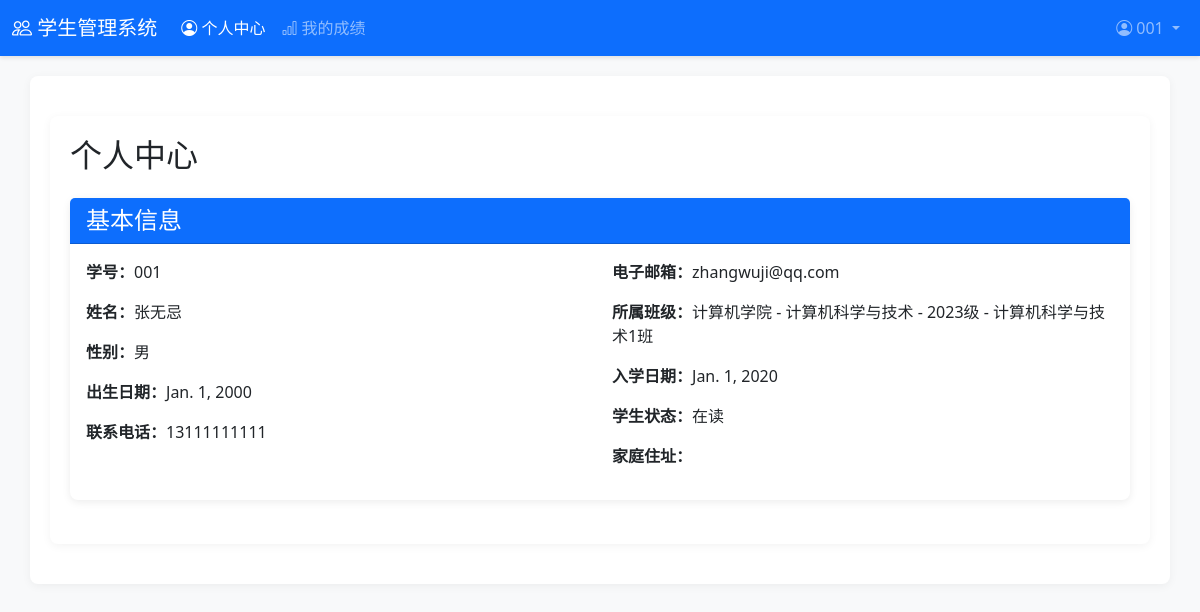
The app's page /profile/ (signed in) with its own data.
### students/models.py (models this page shows, shortened)
class Student(models.Model):
    user = models.OneToOneField(User, on_delete=models.CASCADE, null=True, blank=True, verbose_name='关联用户')
    student_id = models.CharField(max_length=20, unique=True, verbose_name='学号')
    name = models.CharField(max_length=50, verbose_name='姓名')
    gender = models.CharField(max_length=10, choices=[('male', '男'), ('female', '女')], verbose_name='性别')
    birth_date = models.DateField(verbose_name='出生日期')
    phone = models.CharField(max_length=15, blank=True, verbose_name='联系电话')
    email = models.EmailField(blank=True, verbose_name='电子邮箱')
    address = models.TextField(blank=True, verbose_name='家庭住址')
    class_info = models.ForeignKey(Class, on_delete=models.CASCADE, verbose_name='所属班级')
    admission_date = models.DateField(verbose_name='入学日期')
    status = models.CharField(max_length=20, choices=[('enrolled', '在读'), ('graduated', '已毕业'), ('dropped', '已退学')], default='enrolled', verbose_name='学生状态')
    created_at = models.DateTimeField(auto_now_add=True, verbose_name='创建时间')
    updated_at = models.DateTimeField(auto_now=True, verbose_name='更新时间')
    class Meta:
        verbose_name = '学生'
        verbose_name_plural = '学生'

class Class(models.Model):
    name = models.CharField(max_length=100, verbose_name='班级名称')
    department = models.ForeignKey(Department, on_delete=models.CASCADE, verbose_name='所属院系')
    grade = models.IntegerField(verbose_name='年级')
    major = models.CharField(max_length=100, verbose_name='专业')
    created_at = models.DateTimeField(auto_now_add=True, verbose_name='创建时间')
    updated_at = models.DateTimeField(auto_now=True, verbose_name='更新时间')
    def __str__(self):
        return f'{self.department.name} - {self.major} - {self.grade}级 - {self.name}'
    class Meta:
        verbose_name = '班级'
        verbose_name_plural = '班级'

class Department(models.Model):
    name = models.CharField(max_length=100, verbose_name='院系名称')
    description = models.TextField(blank=True, verbose_name='院系描述')
    created_at = models.DateTimeField(auto_now_add=True, verbose_name='创建时间')
    updated_at = models.DateTimeField(auto_now=True, verbose_name='更新时间')
    class Meta:
        verbose_name = '院系'
        verbose_name_plural = '院系'

### students/views.py (the view)
# urls.py: path('profile/', views.student_profile, name='student_profile'),
@login_required
def student_profile(request):
    student = Student.objects.get(user=request.user)
    return render(request, 'students/student_profile.html', {'student': student})

### students/templates/students/student_profile.html
{% extends 'students/base.html' %}
{% block content %}
    <div class="container">
        <h2 class="mb-4">个人中心</h2>
        <div class="card mb-4">
            <div class="card-header bg-primary text-white">
                <h4 class="mb-0">基本信息</h4>
            </div>
            <div class="card-body">
                <div class="row">
                    <div class="col-md-6">
                        <p><strong>学号：</strong>{{ student.student_id }}</p>
                        <p><strong>姓名：</strong>{{ student.name }}</p>
                        <p><strong>性别：</strong>{{ student.get_gender_display }}</p>
                        <p><strong>出生日期：</strong>{{ student.birth_date }}</p>
                        <p><strong>联系电话：</strong>{{ student.phone }}</p>
                    </div>
                    <div class="col-md-6">
                        <p><strong>电子邮箱：</strong>{{ student.email }}</p>
                        <p><strong>所属班级：</strong>{{ student.class_info }}</p>
                        <p><strong>入学日期：</strong>{{ student.admission_date }}</p>
                        <p><strong>学生状态：</strong>{{ student.get_status_display }}</p>
                        <p><strong>家庭住址：</strong>{{ student.address }}</p>
                    </div>
                </div>
            </div>
        </div>
    </div>
{% endblock %}

### students/templates/students/base.html (shortened to what this page needs)
<!DOCTYPE html>
<html lang="zh-CN">
<head>
    <link rel="stylesheet" href="https://cdn.jsdelivr.net/npm/bootstrap@5.3.0/dist/css/bootstrap.min.css">
</head>
<body>
    <nav class="navbar navbar-expand-lg navbar-dark bg-primary">
        <div class="container-fluid">
            <a class="navbar-brand" href="{% url 'home' %}">
                <i class="bi bi-people"></i> 学生管理系统
            </a>
            <div class="collapse navbar-collapse" id="navbarNav">
                <ul class="navbar-nav me-auto mb-2 mb-lg-0">
                    {% if user.is_superuser or user.teacher %}
                        <li class="nav-item">
                            <a class="nav-link {% if request.resolver_match.url_name == 'student_list' %}active{% endif %}" href="{% url 'student_list' %}">
                                <i class="bi bi-person"></i> 学生管理
                            </a>
                        </li>
                        <li class="nav-item">
                            <a class="nav-link {% if request.resolver_match.url_name == 'course_list' %}active{% endif %}" href="{% url 'course_list' %}">
                                <i class="bi bi-book"></i> 课程管理
                            </a>
                        </li>
                        <li class="nav-item">
                            <a class="nav-link {% if request.resolver_match.url_name == 'score_list' %}active{% endif %}" href="{% url 'score_list' %}">
                                <i class="bi bi-bar-chart"></i> 成绩管理
                            </a>
                        </li>
                        <li class="nav-item">
                            <a class="nav-link {% if request.resolver_match.url_name == 'class_list' %}active{% endif %}" href="{% url 'class_list' %}">
                                <i class="bi bi-building"></i> 班级管理
                            </a>
                        </li>
                        <li class="nav-item">
                            <a class="nav-link {% if request.resolver_match.url_name == 'department_list' %}active{% endif %}" href="{% url 'department_list' %}">
                                <i class="bi bi-building-fill"></i> 院系管理
                            </a>
                        </li>
                        <li class="nav-item">
                            <a class="nav-link {% if request.resolver_match.url_name == 'teacher_list' %}active{% endif %}" href="{% url 'teacher_list' %}">
                                <i class="bi bi-person-chalkboard"></i> 教师管理
                            </a>
                        </li>
                    {% else %}
                        <li class="nav-item">
                            <a class="nav-link {% if request.resolver_match.url_name == 'student_profile' %}active{% endif %}" href="{% url 'student_profile' %}">
                                <i class="bi bi-person-circle"></i> 个人中心
                            </a>
                        </li>
                        <li class="nav-item">
                            <a class="nav-link {% if request.resolver_match.url_name == 'student_scores' %}active{% endif %}" href="{% url 'student_scores' %}">
                                <i class="bi bi-bar-chart"></i> 我的成绩
                            </a>
                        </li>
                    {% endif %}
                </ul>
                <ul class="navbar-nav">
                    {% if user.is_authenticated %}
                        <li class="nav-item dropdown">
                            <a class="nav-link dropdown-toggle" href="#" role="button" data-bs-toggle="dropdown" aria-expanded="false">
                                <i class="bi bi-person-circle"></i> {{ user.username }}
                            </a>
                        </li>
                    {% else %}
                        <li class="nav-item">
                            <a class="nav-link" href="{% url 'login' %}">
                                <i class="bi bi-box-arrow-in-right"></i> 登录
                            </a>
                        </li>
                    {% endif %}
                </ul>
            </div>
        </div>
    </nav>
    <div class="container">
        {% block content %}
        {% endblock %}
    </div>
    <link rel="stylesheet" href="https://cdn.jsdelivr.net/npm/bootstrap-icons@1.10.5/font/bootstrap-icons.css">
</body>
</html>

### students/templates/students/base.html (style rules this page uses)
body { background-color: #f8f9fa; }
.navbar { box-shadow: 0 2px 4px rgba(0, 0, 0, 0.1); }
.container { background-color: white; border-radius: 8px; box-shadow: 0 2px 10px rgba(0, 0, 0, 0.05); padding: 20px; margin-top: 20px; margin-bottom: 20px; }
.card { border: none; border-radius: 8px; box-shadow: 0 2px 8px rgba(0, 0, 0, 0.08); transition: transform 0.2s, box-shadow 0.2s; }

### records on screen
Student: student_id "001", name "张无忌", gender "男", birth_date "Jan. 1, 2000", phone "13111111111", email "zhangwuji@qq.com", class_info "计算机学院 - 计算机科学与技术 - 2023级 - 计算机科学与技术1班", admission_date "Jan. 1, 2020", status "在读"

### other values on screen
{{ user.username }} "001"
